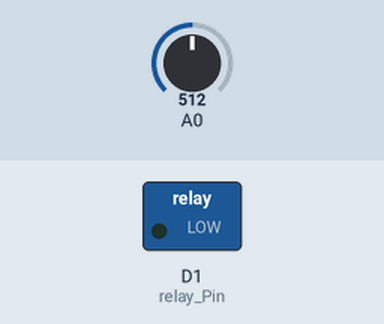
Recording of a sketch running on a simulated ESP8266 (NodeMCU). Parts: switched loads named in the sketch (green lamp = pin HIGH). Inputs (shaded band) come from the test bench; at power-on: A0 = 512. WiFi joins after 1.5 s; servers stay silent unless stated; the Firebase database answers and starts empty; what the sketch prints to the serial monitor is not drawn.

Above: at 0.1 s.
At 1.9 s:
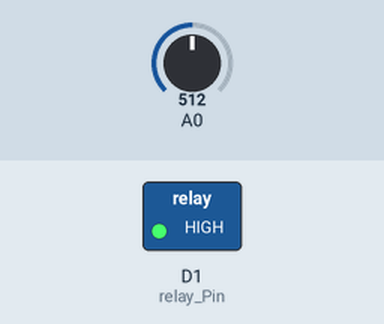
Timing chart, 0 to 3.4 s (numbered marks = the images above):
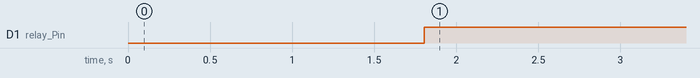

The sketch:

ESP8266_BOTLINE_AUTOMATICS_WATER.ino
```cpp
#include <ESP8266WiFi.h>
#include <FirebaseArduino.h>

#define WIFI_SSID   "dlink-ABD0"
#define WIFI_PASS   "yyafr68490"
#define FIREBASE_HOST "automatics-hamako.firebaseio.com"
#define FIREBASE_AUTH "yo9a6i3xDI8k1b1pYsMeSq0h4q4WKzQUh30JXLQh"

int moisture_value;
#define relay_Pin  D1

void setup() {
  Serial.begin(115200);
  pinMode(relay_Pin, OUTPUT);
  Serial.println();
  Serial.println("-------------------------------------");
  Serial.println("Running!");
  Serial.println("-------------------------------------");
  // Connect to Wifi.
  Serial.println();
  WiFi.mode(WIFI_STA);
  WiFi.begin(WIFI_SSID, WIFI_PASS);
  Serial.printf("WiFi Connecting to %s\n", WIFI_SSID);
  while (WiFi.status() != WL_CONNECTED) {
    delay(500);
    Serial.print(".");
  }
  Serial.printf("\nWiFi connected\nIP : ");
  Serial.println(WiFi.localIP());
  Serial.println();

  Firebase.begin(FIREBASE_HOST, FIREBASE_AUTH);//connect to firebase
}

void loop() {

  /// sensor
  Serial.print("MOISTURE LEVEL : ");
  moisture_value = analogRead(A0);
  moisture_value /=  10;
  Serial.println(moisture_value);

  Firebase.setInt("sensor/values_sensor", moisture_value);

  int state_relay = Firebase.getInt("sensor/relay/");
  //  Serial.println(state_relay);
  digitalWrite(relay_Pin, (state_relay == 0 ? HIGH : LOW));

  // handle error
  if (Firebase.failed()) {
    Serial.print("setting /message failed:");
    Serial.println(Firebase.error());
    return;
  }

  delay(1000);
}
```

Measured:
- by itself, D1 (relay_Pin): LOW → HIGH at 1.8 s
